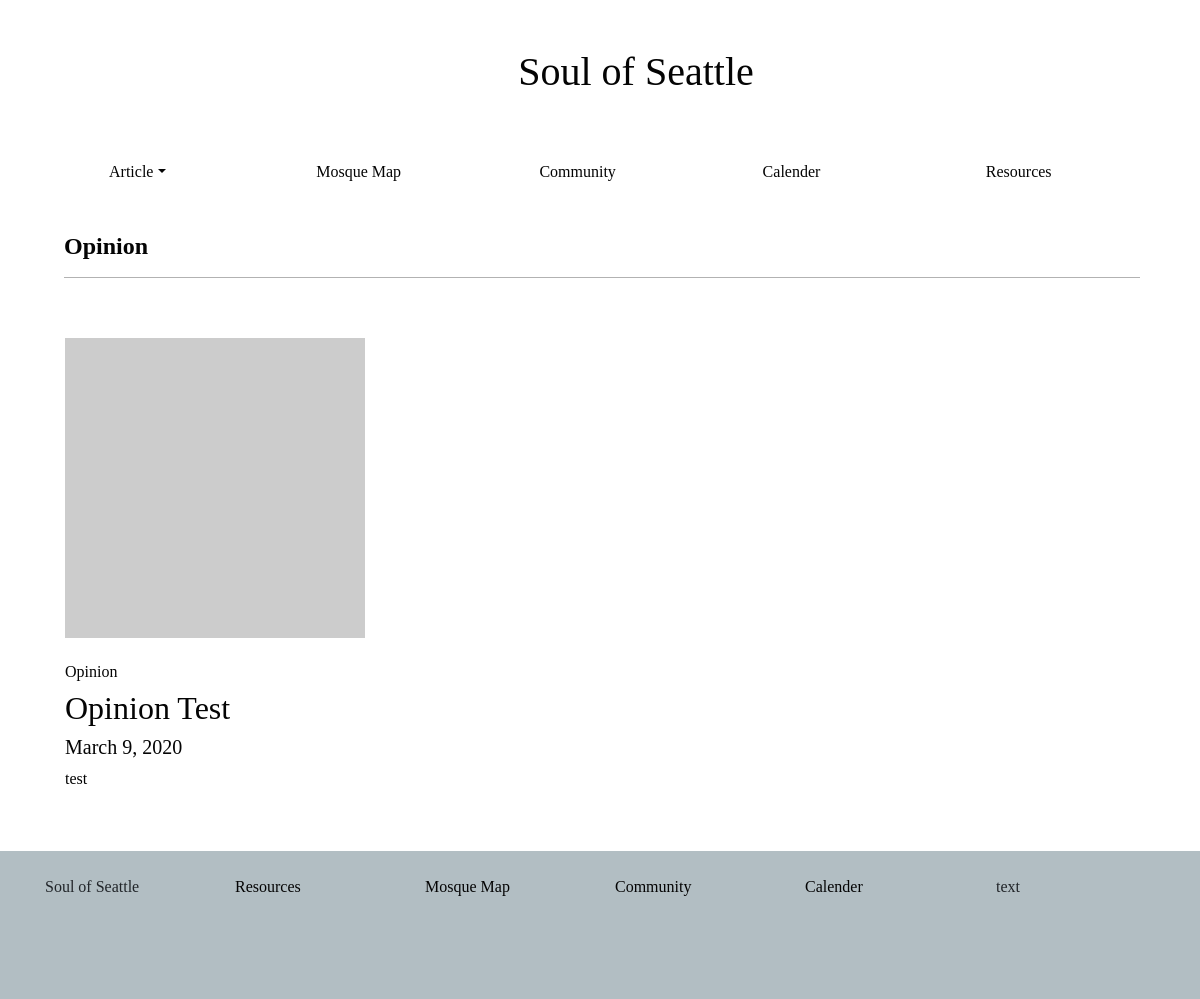
/opinion, run on an earlier commit of the app's database.
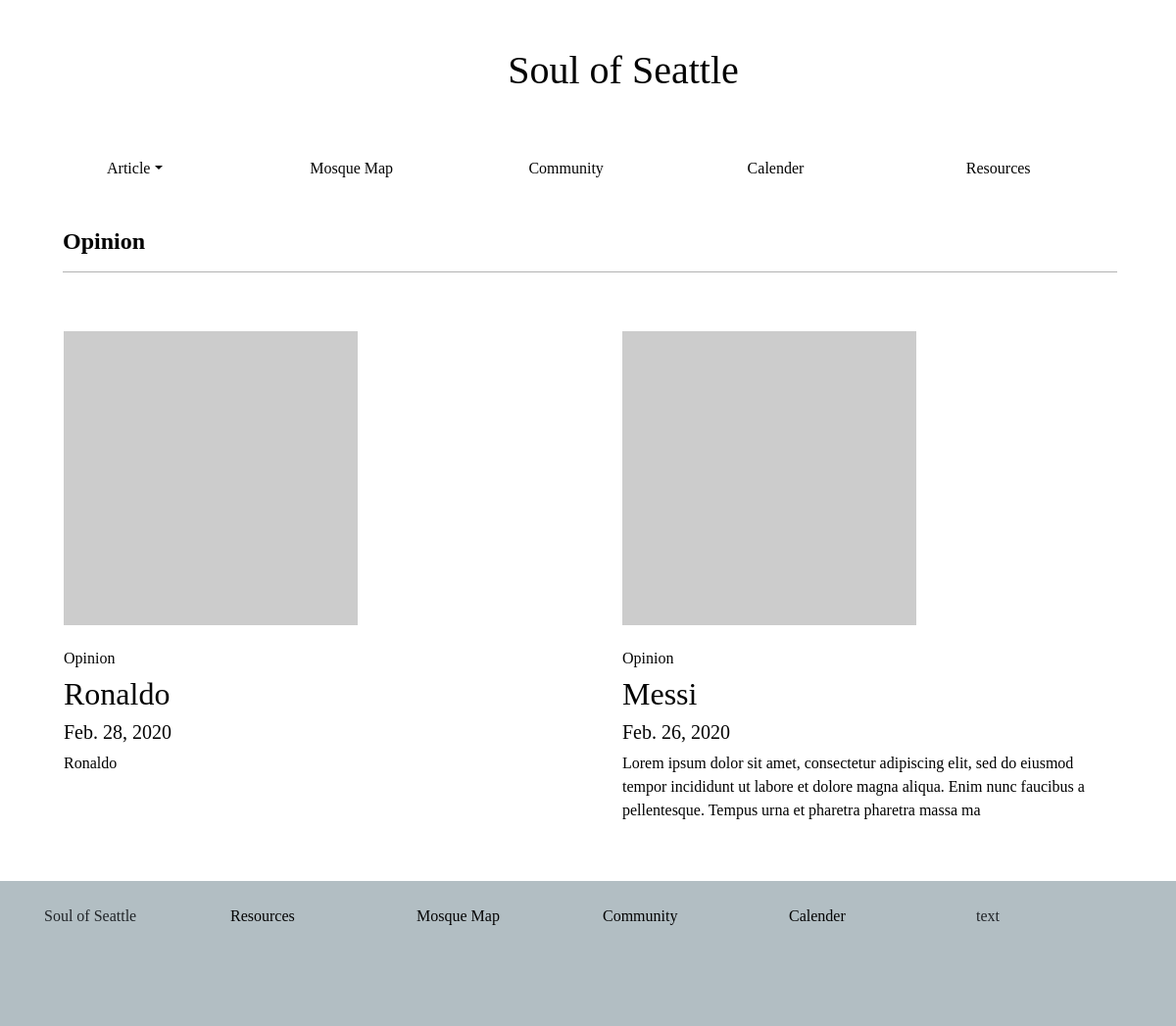
And on a later commit of the database.
### soulofseattlepages/models.py (models this page shows, shortened)
class userPost(models.Model):
   author = models.ForeignKey(author, on_delete = models.CASCADE)
   post_Title = models.CharField(max_length = 255, unique = True)
   post_Slug = models.CharField(max_length = 255, unique = True)
   post_Content = models.TextField()
   post_CreatedOn = models.DateTimeField(auto_now_add = True)
   post_UploadImage = models.ImageField(default = "default.png", blank = True)
   post_Status = models.IntegerField(choices = STATUS, default = 0)
   tags = TaggableManager()
   post_Category = models.CharField(max_length = 200, choices = CATEGORIES, default = "Lifestyle")
   class Meta:
       ordering = ['-post_CreatedOn']

### soulofseattlepages/views.py (the view)
# urls.py: path('opinion', views.opinion, name="Opinion"),
def opinion(request):
    if request.method == 'GET':
        opinion_article = userPost.objects.filter(post_Category='Opinion').values()
        opinion_articles = {
            "opinion_articles": opinion_article
        }
    return render(request, 'categories/opinion.htm', opinion_articles)

### templates/categories/opinion.htm (shortened to what this page needs)
<!DOCTYPE html>
<html lang="en">
<head>
    <link rel="stylesheet" href="https://stackpath.bootstrapcdn.com/bootstrap/4.4.1/css/bootstrap.min.css"
>
    {% load static %}
    <link rel="stylesheet" type="text/css" href="{% static "CSS/style.css" %}">
</head>
<body>
    <header class="pt-5 pl-5">
        <div class="container">
            <div class="pl-4">
                {% load static %}
                <b>
                    <h1 class="center-text ">Soul of Seattle</h1>
                </b>
                <div class="row pt-5">
                    <div class="col-sm">
                        <ul class="nav">
                            <li class="nav-item dropdown ">
                                <a class="nav-link dropdown-toggle" data-toggle="dropdown" href="#" role="button"
                                    aria-haspopup="true" aria-expanded="false">Article</a>
                            </li>
                        </ul>
                    </div>
                    <div class="col-sm pt-2">
                        <a href="{% url 'MosqueMap' %}">Mosque Map</a>
                    </div>
                    <div class="col-sm pt-2">
                        <a href="{% url 'Community' %}">Community</a>
                    </div>
                    <div class="col-sm pt-2">
                        <a href="{% url 'Calender' %}">Calender</a>
                    </div>
                    <div class="col-sm pt-2">
                        <a href="{% url 'Resources' %}">Resources</a>
                    </div>
                </div>
            </div>
            </div>
        </header>
        <div class="container">
            <div class="pt-3 ml-1">
                <div class="pt-4 col-sm-12">
                    <h4 class="heading-color"><b> Opinion </b></h4>
                    <hr>
                </div>
            </div>
        </div>
        <section>
            <div class="container">
                <div class="row padding-down">
                    {% for opinion_article in opinion_articles  %}
                    <div class="col-sm-4 col-md mt-4 ">
                        <div class=" mb-4">
                            <div class="card-body">
                                <a href="{% url 'Article' opinion_article.post_Slug %}">
                                    <img class ="pb-4" src="https://via.placeholder.com/300" class="card-img-top">
                                    <h6>{{ opinion_article.post_Category }}</h6>
                                    <h2>{{ opinion_article.post_Title }}</h2>
                                    <h5>{{ opinion_article.post_CreatedOn | date}}</h5>
                                    <p>{{opinion_article.post_Content|slice:":200" }}   </p>
                                </a>
                            </div>
                        </div>
                        </div>
                        {% endfor %}
                    </div>
                </div>
        </section>
        <footer class="footer-padding ">
            <div class="container">
                <div class="row">
                    <div class="col-sm-2 col-xsm-2 pt-4 pl-8">
                        Soul of Seattle
                    </div>
                    <div class="col-sm-2 col-xms-2 pt-4">
                        <a href="{% url 'Resources' %}">Resources</a>
                    </div>
                    <div class="col-sm-2 col-xms-2 pt-4">
                        <a href="{% url 'MosqueMap' %}">Mosque Map</a>
                    </div>
                    <div class="col-sm-2 col-xms-2 pt-4">
                        <a href="{% url 'Community' %}">Community</a>
                    </div>
                    <div class="col-sm-2 col-xms-2 pt-4">
                        <a href="{% url 'Calender' %}">Calender</a>
                    </div>
                    <div class="col-sm-2 col-xms-2 pt-4 pl-3">
                        text
                    </div>
                </div>
            </div>
        </footer>
</body>
</html>

### static/CSS/style.css (style rules this page uses)
body, html { background-color: white; font-family: 'Playfair Display', serif; }
h1, h5 ,h6 { color: #040404; }
p { color: black; }
hr { border-color: black; }
.center-text { text-align: center; }
.footer-padding { padding-bottom: 100px; background-color: #b2bec3; }
footer { background-color: #b2bec3; }
hr { border-color: #B2B2B2; }
.heading-color { color: #040404; }
a:link, a:hover, a:visited { color: #040404; text-decoration: none; }

What changed in the data, as far as the page shows it:
removed userPost: post_Category "Opinion", post_Title "Opinion Test", post_CreatedOn "March 9, 2020", post_Content "test"
now on this page (row edited): userPost: post_Category "Opinion", post_Title "Ronaldo", post_CreatedOn "Feb. 28, 2020", post_Content "Ronaldo"
now on this page (row edited): userPost: post_Category "Opinion", post_Title "Messi", post_CreatedOn "Feb. 26, 2020", post_Content "Lorem ipsum dolor sit amet, consectetur adipiscing elit, sed do eiusmod tempor incididunt ut labore et dolore magna aliqua. Enim nunc faucibus a pellentesque. Tempus urna et pharetra pharetra massa ma"
